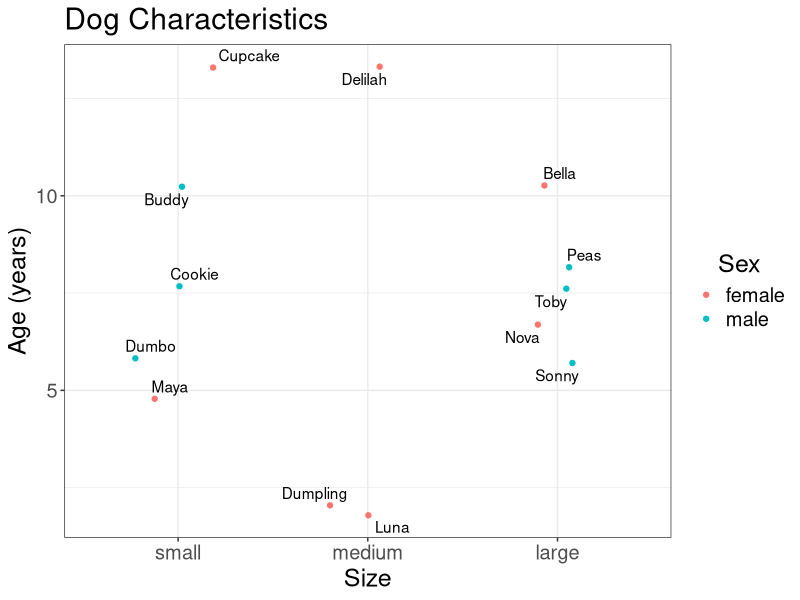

Write the R code that produced this figure.
## ---- chunk 1
knitr::opts_chunk$set(echo = TRUE)
## ---- chunk 2
library(tidyverse)
library(knitr)
library(ggrepel)
## ---- chunk 3
dogs <- read_csv("dogs/dogs.csv", 
                 col_types = cols(col_character(),
                                  col_character(), 
                                  col_factor(),
                                  col_factor(),
                                  col_integer()))
dogs$Size <- fct_relevel(dogs$Size, "small")

## ---- chunk 4
kable(dogs)
## ---- chunk 5
dogs %>%
  filter(Name == "Dumpling") %>%
  kable()
## ---- chunk 6
dogs %>%
  filter(Name == "Cupcake") %>%
  kable()
## ---- chunk 7
dogs %>%
  filter(Name == "Bella") %>%
  kable()
## ---- chunk 8
dogs %>%
  filter(Name == "Nova") %>%
  kable()
## ---- chunk 9
dogs %>%
  filter(Name == "Peas") %>%
  kable()
## ---- chunk 10
dogs %>%
  filter(Name == "Delilah") %>%
  kable()
## ---- chunk 11
dogs %>%
  filter(Name == "Dumbo") %>%
  kable()
## ---- chunk 12
dogs %>%
  filter(Name == "Maya") %>%
  kable()
## ---- chunk 13
dogs %>%
  filter(Name == "Toby") %>%
  kable()
## ---- chunk 14
dogs %>%
  filter(Name == "Toby") %>%
  kable()
## ---- chunk 15
dogs %>%
  filter(Name == "Cookie") %>%
  kable()
## ---- chunk 16
dogs %>%
  filter(Name == "Luna") %>%
  kable()
## ---- chunk 17
dogs %>%
  filter(Name == "Buddy") %>%
  kable()
## ---- chunk 18
dogs %>%
  ggplot(aes(x=Size, y=Age, colour = Sex)) +
  geom_jitter(position = position_jitter(width = 0.3, 
                                         seed = 3)) + 
  geom_text_repel(aes(label=Name), 
                  position = position_jitter(width = 0.3, 
                                             seed = 3), 
                  show.legend = FALSE, 
                  colour = "black") +
  labs(y = "Age (years)",
       x = "Size",
       title = "Dog Characteristics") +
  theme_bw() +
  theme(text = element_text(size = 18),
        legend.title.align = 0.5)
